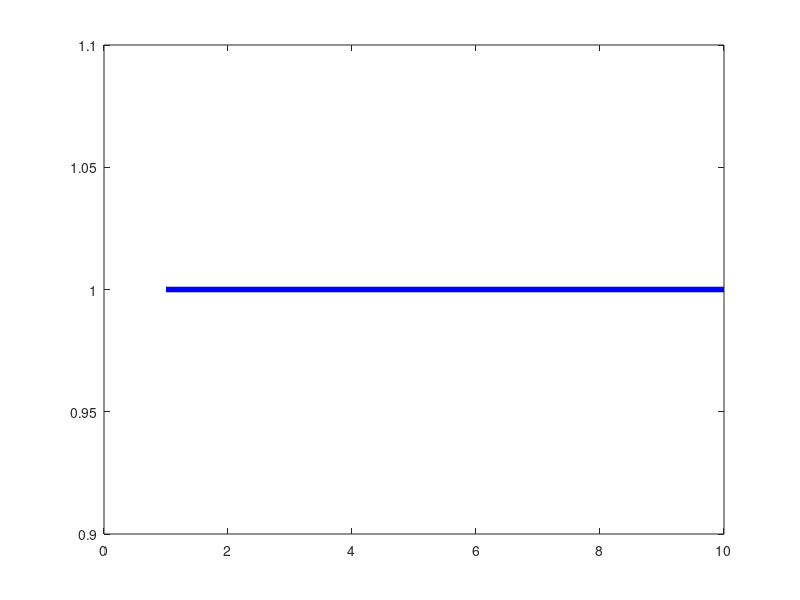

Write the MATLAB code that produced this figure. (Note: this script raises an error after producing the figure.)
function legendCables8
                        
figure()
plot(ones(1,10),'Linewidth',4,'Color', 'b');
hold on
plot(ones(1,10),'Linewidth',4,'Color', '1.0000 ,0.4980, 0.3137');
hold on
plot(ones(1,10),'Linewidth',4,'Color', '1,0,0');
hold on
plot(ones(1,10),'Linewidth',4,'Color', 'c');
hold on
plot(ones(1,10),'Linewidth',4,'Color', 'y');
hold on
plot(ones(1,10),'Linewidth',4,'Color', '0,0,0.5020');
hold on
plot(ones(1,10),'Linewidth',4,'Color', '0,0.498039215686275,1');
hold on
plot(ones(1,10),'Linewidth',4,'Color', '0,0.5020,0.5020');
hold on
plot(ones(1,10),'Linewidth',4,'Color', '0.5294,0.8078,0.9216;');

hold on
plot(ones(1,10),'Linewidth',4,'Color', '0.956862745098039,0.643137254901961,0.376470588235294');
hold on
plot(ones(1,10),'Linewidth',4,'Color', '0.545098039215686,0.270588235294118,0.0745098039215686');
hold on
plot(ones(1,10),'Linewidth',4,'Color', '0.556862745098039,0.419607843137255,0.137254901960784');
hold on
plot(ones(1,10),'Linewidth',4,'Color', '1,0.843137254901961,0');
hold on
plot(ones(1,10),'Linewidth',4,'Color', '0.803921568627451,0.678431372549020,0');
hold on
plot(ones(1,10),'Linewidth',4,'Color', '1,0.3,0');

hold on
plot(ones(1,10),'Linewidth',4,'Color', 'g');
hold on
plot(ones(1,10),'Linewidth',4,'Color', '0.419607843137255,0.556862745098039,0.137254901960784');
hold on
plot(ones(1,10),'Linewidth',4,'Color', '0.635294117647059,0.803921568627451,0.352941176470588');
hold on
plot(ones(1,10),'Linewidth',4,'Color', '0,0.803921568627451,0');
hold on
plot(ones(1,10),'Linewidth',4,'Color', '0,0.5,0');
hold on
plot(ones(1,10),'Linewidth',4,'Color', '0 ,1.0000, 0.7');
hold on
plot(ones(1,10),'Linewidth',4,'Color', '0.6039,0.8039,0.1961');

hold on
plot(ones(1,10),'Linewidth',4,'Color', '1,0,1');
hold on
plot(ones(1,10),'Linewidth',4,'Color', '0.800000000000000,0.196078431372549,0.600000000000000');
hold on
plot(ones(1,10),'Linewidth',4,'Color', '0.545098039215686,0,0.545098039215686');
hold on
plot(ones(1,10),'Linewidth',4,'Color', '0.600000000000000,0.196078431372549,0.800000000000000');
hold on
plot(ones(1,10),'Linewidth',4,'Color', '0.941176470588235,0.501960784313726,0.501960784313726');
hold on
plot(ones(1,10),'Linewidth',4,'Color', '0.8627 ,0.0784,   0.2353');
hold on

axis equal
axis([0 0.5 0 0.5])
leg1=legend('show');
title(leg1,'Cable pairs')
legend('1 2','1 3','1 4','1 5','1 6','1 7','1 8','2 3','2 4','2 5','2 6','2 7','2 8','3 4','3 5','3 6','3 7','3 8','4 5','4 6','4 7','4 8','5 6','5 7','5 8','6 7','6 8','7 8')

% figure()
% plot(ones(1,10),'Linewidth',4,'Color', 'b');
% hold on
% plot(ones(1,10),'Linewidth',4,'Color', CustomColors('Coral'));
% hold on
% plot(ones(1,10),'Linewidth',4,'Color', 'r');
% hold on
% plot(ones(1,10),'Linewidth',4,'Color', 'k');
% hold on
% axis equal
% axis([0 0.5 0 0.5])
% leg2=legend('show');
% title(leg2,'Multiplicity')
% legend('1','2','3','more')
end